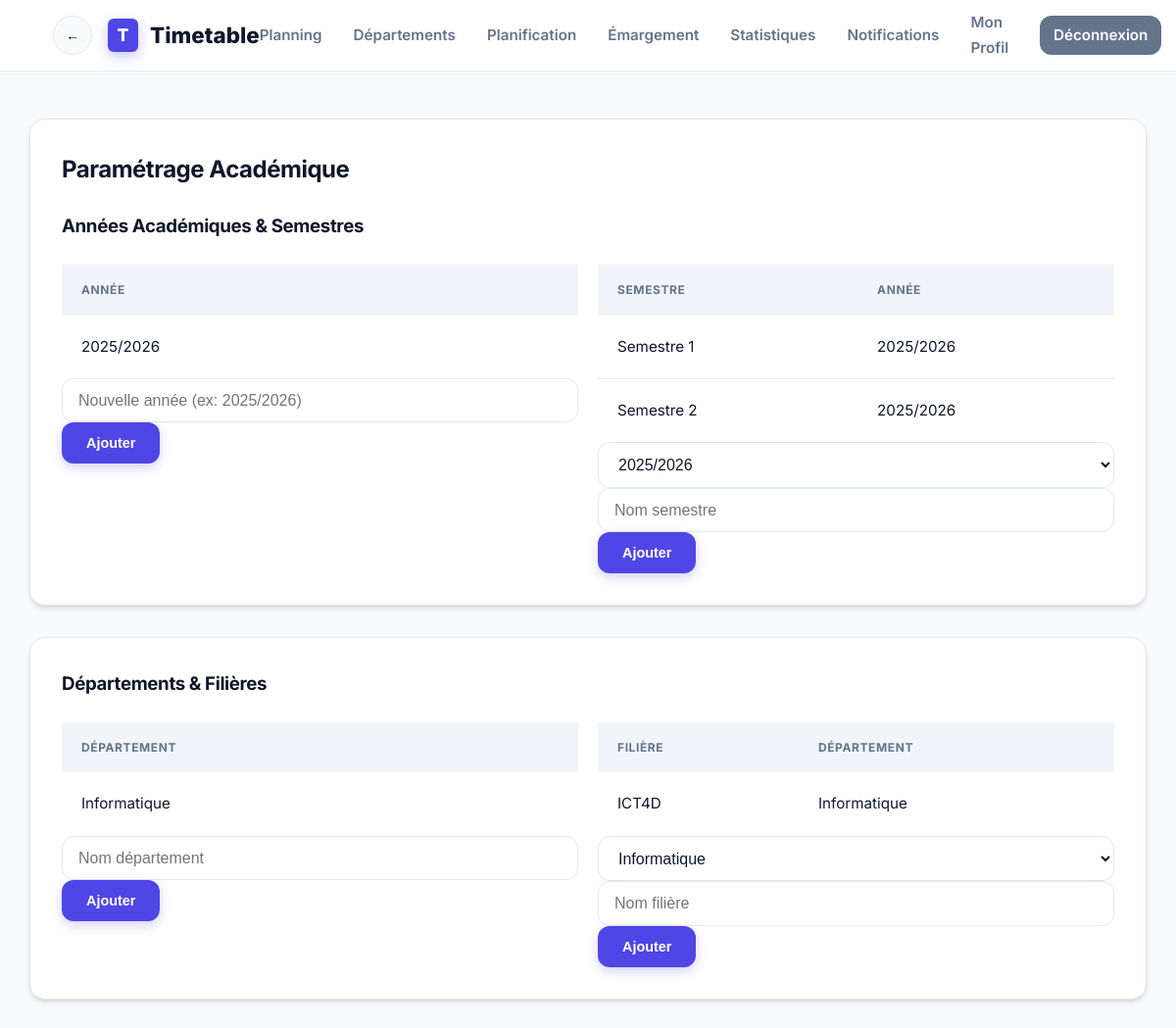
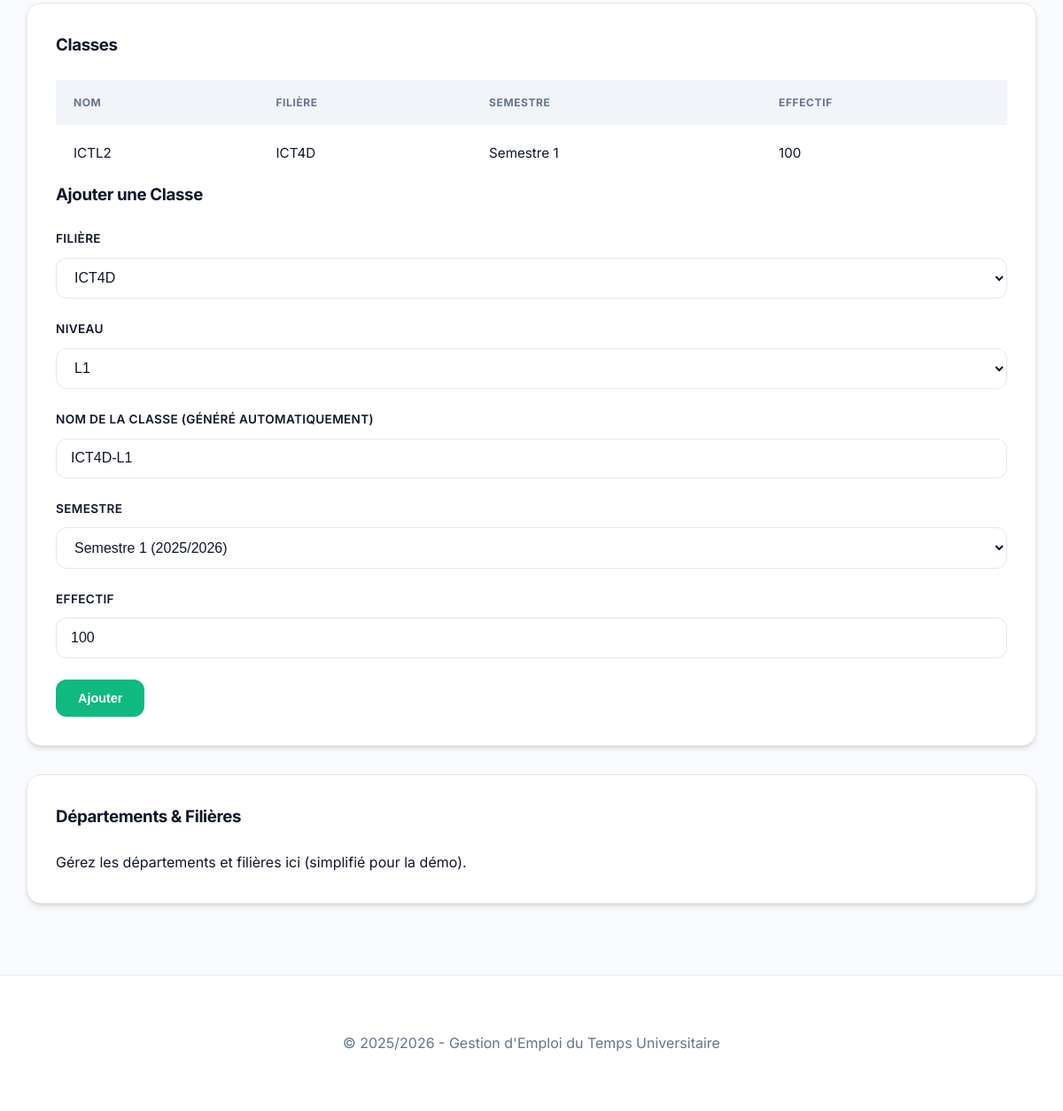
Screenshot of /timetable_app/modules/academics/manage.php (signed in) with the database file from the repository (2 pictures, top to bottom).
### tables this page shows
CREATE TABLE academic_years (
    id INT PRIMARY KEY AUTO_INCREMENT,
    name VARCHAR(20) NOT NULL
);

CREATE TABLE semesters (
    id INT PRIMARY KEY AUTO_INCREMENT,
    academic_year_id INT,
    name VARCHAR(50) NOT NULL,
    FOREIGN KEY(academic_year_id) REFERENCES academic_years(id)
);

CREATE TABLE departments (
    id INT PRIMARY KEY AUTO_INCREMENT,
    name VARCHAR(100) NOT NULL
);

CREATE TABLE programs (
    id INT PRIMARY KEY AUTO_INCREMENT,
    department_id INT,
    name VARCHAR(100) NOT NULL,
    FOREIGN KEY(department_id) REFERENCES departments(id)
);

CREATE TABLE classes (
    id INT PRIMARY KEY AUTO_INCREMENT,
    program_id INT,
    name VARCHAR(50) NOT NULL,
    size INT,
    semester_id INT,
    FOREIGN KEY(program_id) REFERENCES programs(id),
    FOREIGN KEY(semester_id) REFERENCES semesters(id)
);

### timetable_app/modules/academics/manage.php (the view, shortened to what this page needs)
<?php
require_once __DIR__ . '/../../includes/config.php';
$years = $pdo->query("SELECT * FROM academic_years")->fetchAll();
$semesters = $pdo->query("SELECT s.*, ay.name as year_name FROM semesters s JOIN academic_years ay ON s.academic_year_id = ay.id")->fetchAll();
$departments = $pdo->query("SELECT * FROM departments")->fetchAll();
$programs = $pdo->query("SELECT p.*, d.name as dept_name FROM programs p JOIN departments d ON p.department_id = d.id")->fetchAll();
$classes = $pdo->query("SELECT c.*, p.name as program_name, s.name as semester_name FROM classes c JOIN programs p ON c.program_id = p.id JOIN semesters s ON c.semester_id = s.id")->fetchAll();
require_once __DIR__ . '/../../includes/header.php';
?>
<div class="card">
    <h2>Paramétrage Académique</h2>
    <h3>Années Académiques & Semestres</h3>
    <div style="display: flex; gap: 20px;">
        <div style="flex: 1;">
            <table>
                <thead><tr><th>Année</th></tr></thead>
                <tbody><?php foreach($years as $y) echo "<tr><td>{$y['name']}</td></tr>"; ?></tbody>
            </table>
            <form method="POST">
                <input type="text" name="name" placeholder="Nouvelle année (ex: 2025/2026)" required>
                <button type="submit" name="add_year" class="btn btn-primary">Ajouter</button>
            </form>
        </div>
        <div style="flex: 1;">
            <table>
                <thead><tr><th>Semestre</th><th>Année</th></tr></thead>
                <tbody><?php foreach($semesters as $s) echo "<tr><td>{$s['name']}</td><td>{$s['year_name']}</td></tr>"; ?></tbody>
            </table>
            <form method="POST">
                <select name="academic_year_id"><?php foreach($years as $y) echo "<option value='{$y['id']}'>{$y['name']}</option>"; ?></select>
                <input type="text" name="name" placeholder="Nom semestre" required>
                <button type="submit" name="add_semester" class="btn btn-primary">Ajouter</button>
            </form>
        </div>
    </div>
</div>
<div class="card">
    <h3>Départements & Filières</h3>
    <div style="display: flex; gap: 20px;">
        <div style="flex: 1;">
            <table>
                <thead><tr><th>Département</th></tr></thead>
                <tbody><?php foreach($departments as $d) echo "<tr><td>{$d['name']}</td></tr>"; ?></tbody>
            </table>
            <form method="POST">
                <input type="text" name="name" placeholder="Nom département" required>
                <button type="submit" name="add_dept" class="btn btn-primary">Ajouter</button>
            </form>
        </div>
        <div style="flex: 1;">
            <table>
                <thead><tr><th>Filière</th><th>Département</th></tr></thead>
                <tbody><?php foreach($programs as $p) echo "<tr><td>{$p['name']}</td><td>{$p['dept_name']}</td></tr>"; ?></tbody>
            </table>
            <form method="POST">
                <select name="department_id"><?php foreach($departments as $d) echo "<option value='{$d['id']}'>{$d['name']}</option>"; ?></select>
                <input type="text" name="name" placeholder="Nom filière" required>
                <button type="submit" name="add_program" class="btn btn-primary">Ajouter</button>
            </form>
        </div>
    </div>
</div>
<div class="card">
    <h3>Classes</h3>
    <table>
        <thead>
            <tr>
                <th>Nom</th>
                <th>Filière</th>
                <th>Semestre</th>
                <th>Effectif</th>
            </tr>
        </thead>
        <tbody>
            <?php foreach ($classes as $class): ?>
                <tr>
                    <td><?php echo $class['name']; ?></td>
                    <td><?php echo $class['program_name']; ?></td>
                    <td><?php echo $class['semester_name']; ?></td>
                    <td><?php echo $class['size']; ?></td>
                </tr>
            <?php endforeach; ?>
        </tbody>
    </table>
    <h3>Ajouter une Classe</h3>
    <form method="POST" id="addClassForm">
        <div>
            <label>Filière</label>
            <select name="program_id" id="program_id">
                <?php foreach ($programs as $p): ?>
                    <option value="<?php echo $p['id']; ?>" data-name="<?php echo $p['name']; ?>"><?php echo $p['name']; ?></option>
                <?php endforeach; ?>
            </select>
        </div>
        <div>
            <label>Niveau</label>
            <select id="level_select">
                <option value="L1">L1</option>
            </select>
        </div>
        <div>
            <label>Nom de la classe (Généré automatiquement)</label>
            <input type="text" name="name" id="class_name" required>
        </div>
        <div>
            <label>Semestre</label>
            <select name="semester_id">
                <?php foreach ($semesters as $s): ?>
                    <option value="<?php echo $s['id']; ?>"><?php echo $s['name']; ?> (<?php echo $s['year_name']; ?>)</option>
                <?php endforeach; ?>
            </select>
        </div>
        <div>
            <label>Effectif</label>
            <input type="number" name="size" required value="100">
        </div>
        <button type="submit" class="btn btn-success">Ajouter</button>
    </form>
</div>
<div class="card">
    <h3>Départements & Filières</h3>
    <p>Gérez les départements et filières ici (simplifié pour la démo).</p>
</div>
<?php
require_once __DIR__ . '/../../includes/footer.php';
?>

### timetable_app/assets/css/style.css (style rules this page uses)
:root { --primary: #4f46e5; --primary-hover: #4338ca; --primary-light: #eef2ff; --secondary: #64748b; --secondary-hover: #475569; --success: #10b981; --success-hover: #059669; --danger: #ef4444; --danger-hover: #dc2626; --warning: #f59e0b; --bg: #f8fafc; --surface: #ffffff; --text: #0f172a; --text-muted: #64748b; --border: #e2e8f0; --input-bg: #ffffff; --shadow-sm: 0 1px 2px 0 rgb(0 0 0 / 0.05); --shadow: 0 4px 6px -1px rgb(0 0 0 / 0.1), 0 2px 4px -2px rgb(0 0 0 / 0.1); --shadow-md: 0 10px 15px -3px rgb(0 0 0 / 0.1), 0 4px 6px -4px rgb(0 0 0 / 0.1); --shadow-lg: 0 20px 25px -5px rgb(0 0 0 / 0.1), 0 8px 10px -6px rgb(0 0 0 / 0.1); --radius-sm: 0.375rem; --radius: 0.75rem; --radius-lg: 1rem; --transition: all 0.3s cubic-bezier(0.4, 0, 0.2, 1); }
* { box-sizing: border-box; margin: 0; padding: 0; }
body { font-family: 'Inter', -apple-system, BlinkMacSystemFont, "Segoe UI", Roboto, sans-serif; background-color: var(--bg); color: var(--text); line-height: 1.6; -webkit-font-smoothing: antialiased; }
.card { background: var(--surface); padding: 2rem; border-radius: var(--radius-lg); border: 1px solid var(--border); box-shadow: var(--shadow); margin-bottom: 2rem; transition: var(--transition); animation: fadeIn 0.8s cubic-bezier(0.16, 1, 0.3, 1); }
.card h1, .card h2, .card h3 { margin-bottom: 1.5rem; color: var(--text); font-weight: 700; letter-spacing: -0.02em; }
.btn { display: inline-flex; align-items: center; justify-content: center; padding: 0.75rem 1.5rem; border-radius: var(--radius); font-weight: 600; font-size: 0.9rem; cursor: pointer; transition: var(--transition); text-decoration: none; border: 1px solid transparent; gap: 0.5rem; }
.btn-primary { background: var(--primary); color: white; box-shadow: 0 4px 12px rgba(79, 70, 229, 0.25); }
.btn-success { background: var(--success); color: white; }
form div { margin-bottom: 1.5rem; }
label { display: block; margin-bottom: 0.6rem; font-weight: 600; font-size: 0.85rem; color: var(--text); text-transform: uppercase; letter-spacing: 0.025em; }
input[type="text"], input[type="password"], input[type="number"], input[type="date"], input[type="email"], select, textarea { width: 100%; padding: 0.8rem 1rem; border: 1px solid var(--border); border-radius: var(--radius); background-color: var(--input-bg); color: var(--text); font-size: 1rem; transition: var(--transition); }
table { width: 100%; border-collapse: collapse; }
th { background-color: #f1f5f9; color: var(--text-muted); font-weight: 700; font-size: 0.75rem; text-transform: uppercase; letter-spacing: 0.05em; padding: 1rem 1.25rem; text-align: left; }
td { padding: 1.25rem; font-size: 0.95rem; border-bottom: 1px solid var(--border); transition: var(--transition); }
tr:last-child td { border-bottom: none; }

### rows the page displays
academic_years: name "2025/2026"
semesters: name "Semestre 1", academic_year.name "2025/2026"
semesters: name "Semestre 2", academic_year.name "2025/2026"
departments: name "Informatique"
programs: name "ICT4D", department.name "Informatique"
classes: name "ICTL2", program.name "ICT4D", semester.name "Semestre 1", size "100"

### other values shown
form field academic_year_id "2025/2026"
form field department_id "Informatique"
form field program_id "ICT4D"
form field semester_id "Semestre 1 (2025/2026)"
